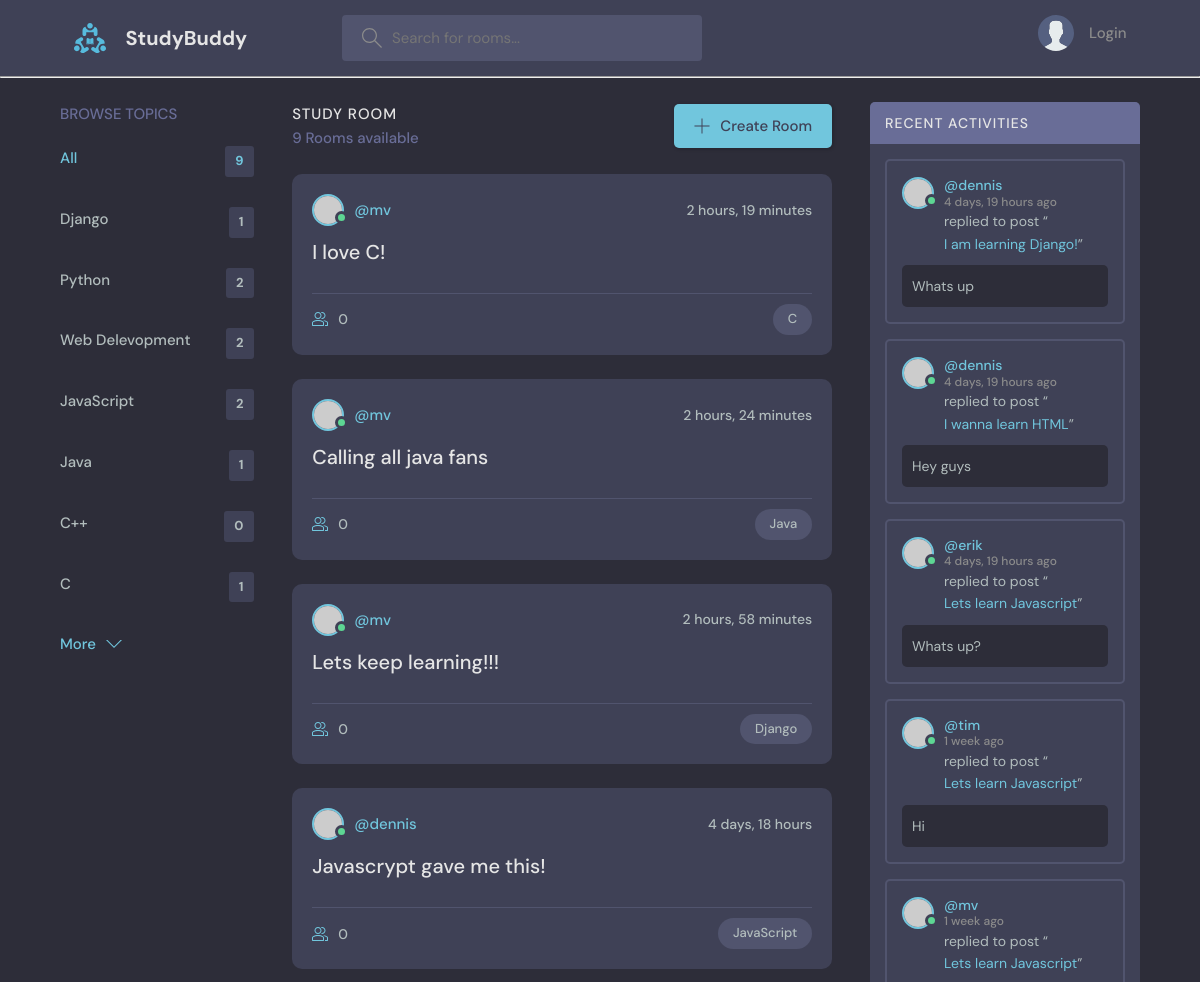
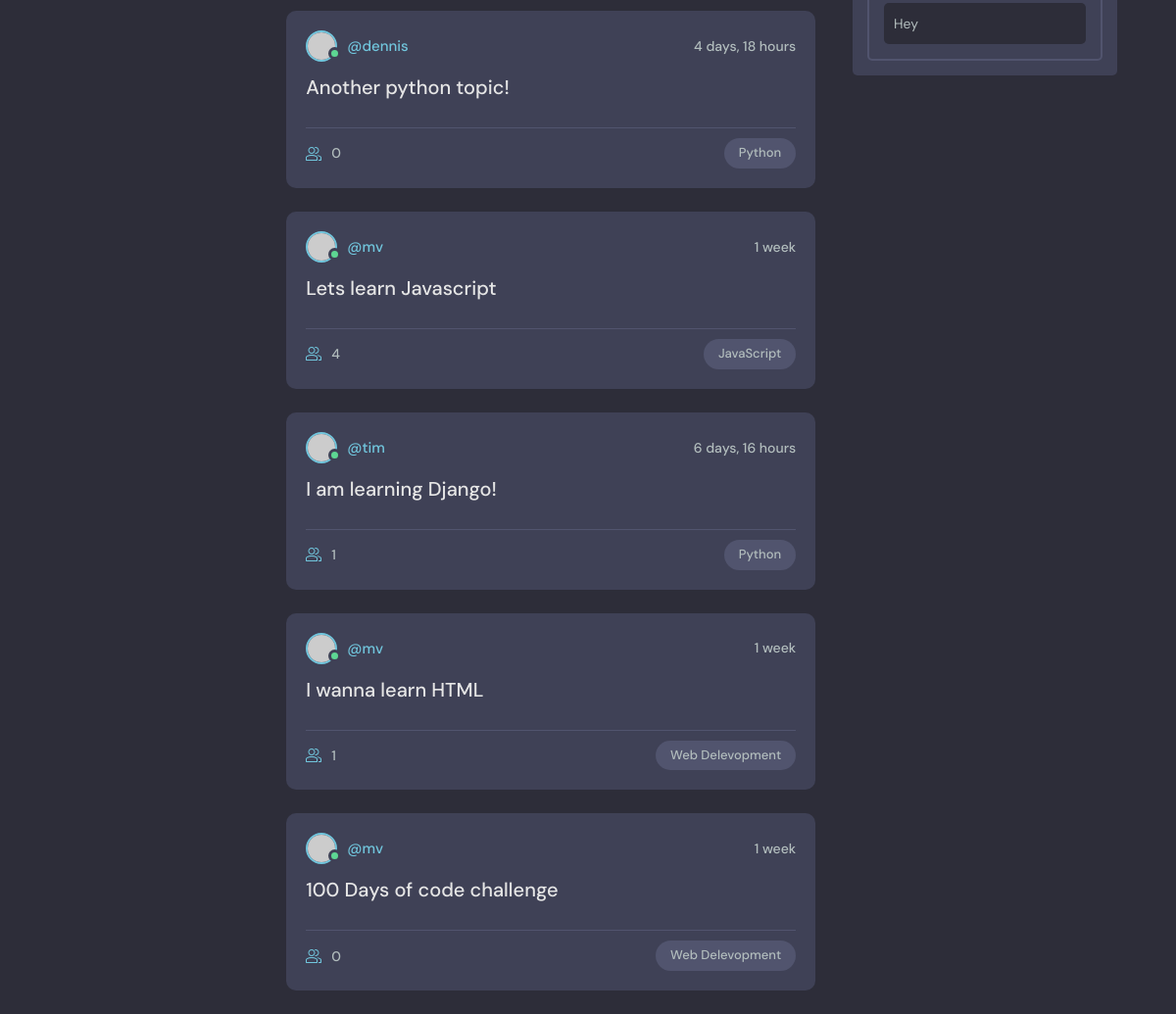
Before: / with the older database file (2 pictures, top to bottom).
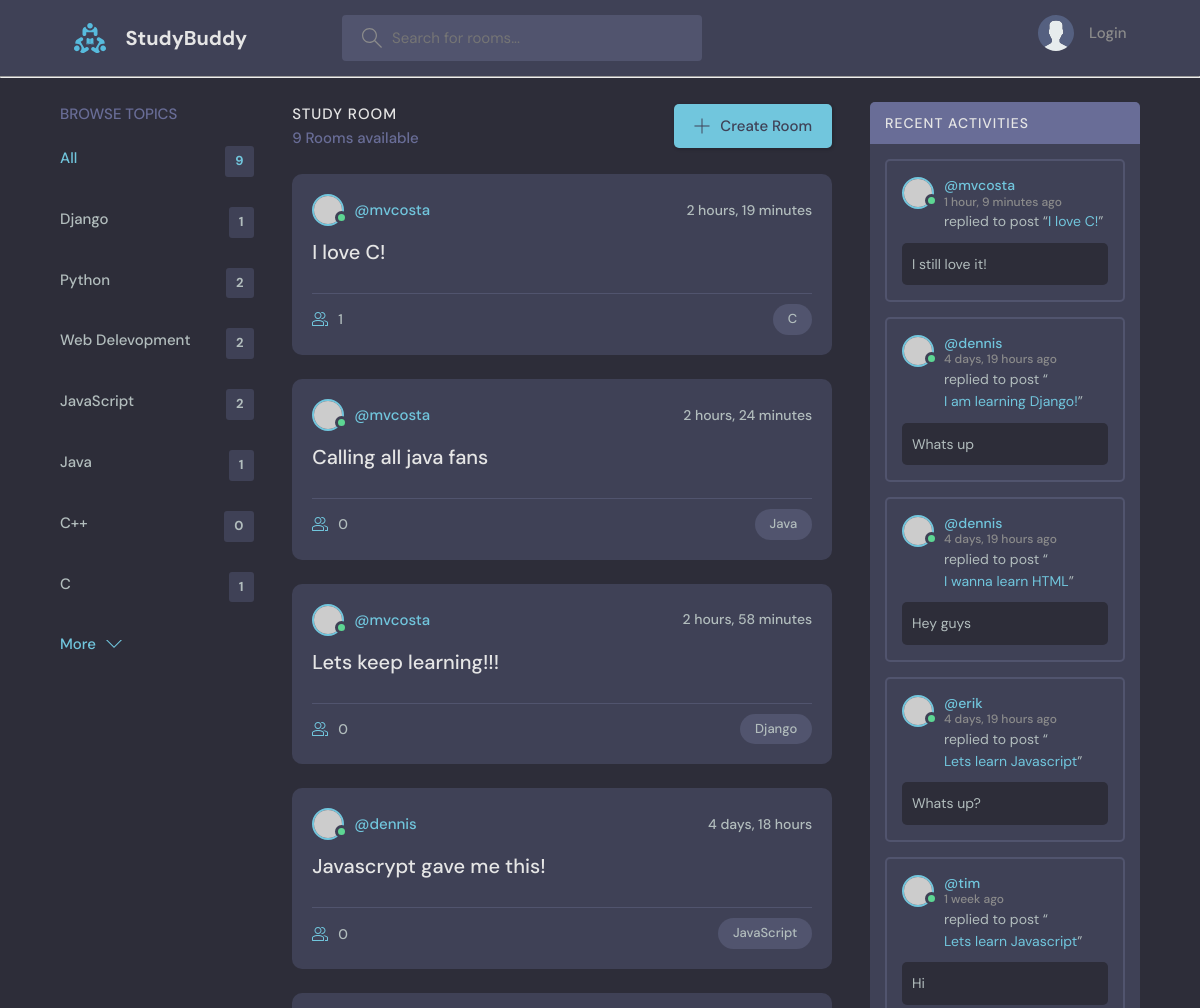
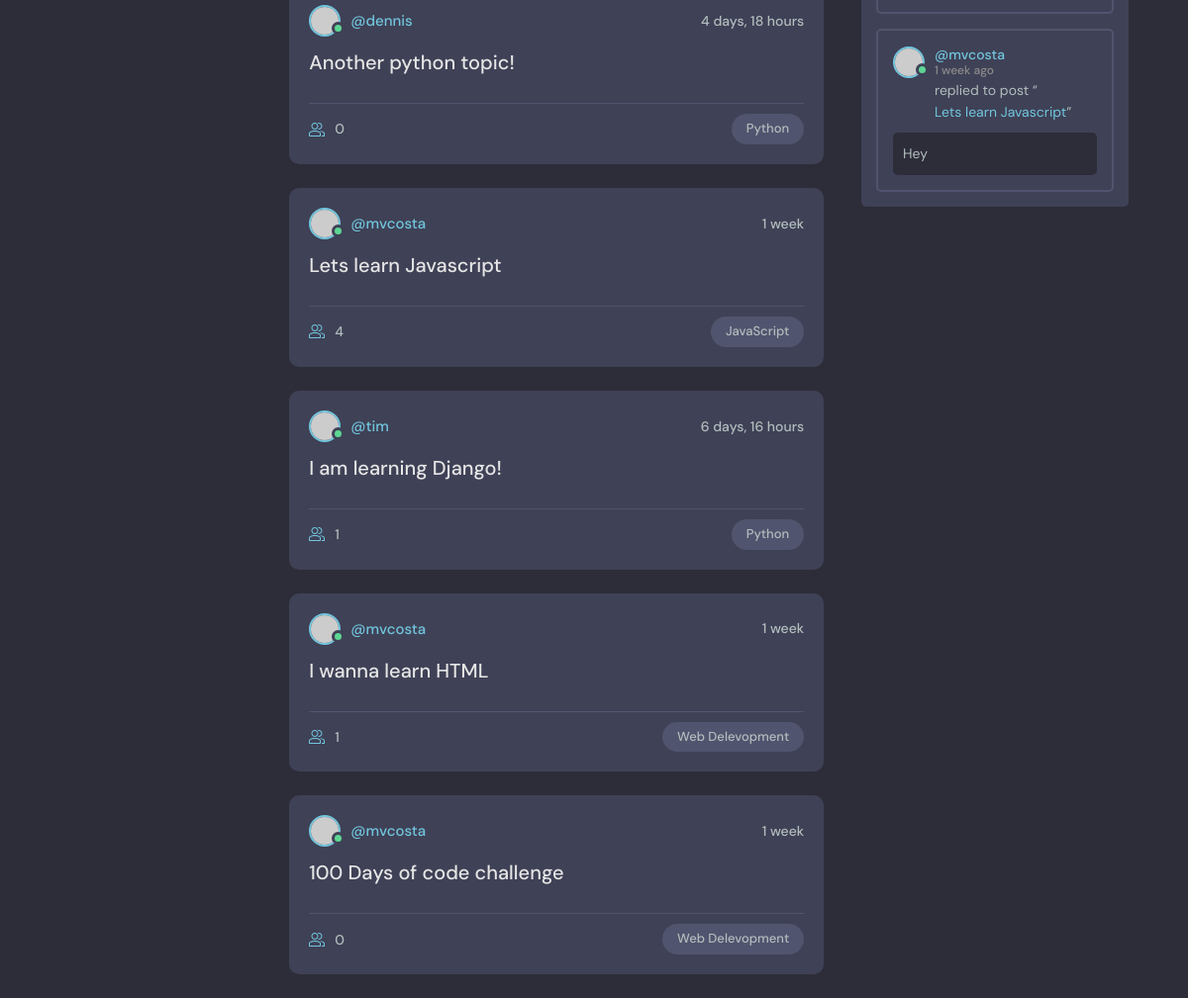
After: the same page with the newer database file (2 pictures, top to bottom).
### base/models.py (models this page shows, shortened)
class Topic(models.Model):
    name = models.CharField(max_length=200)

class Room(models.Model):
    host = models.ForeignKey(User, on_delete=models.SET_NULL, null=True)
    topic = models.ForeignKey(Topic, on_delete=models.SET_NULL, null=True)
    name = models.CharField(max_length=200)
    description = models.TextField(null=True, blank=True)
    participants = models.ManyToManyField(User, related_name='participants', blank=True)
    updated = models.DateTimeField(auto_now=True)
    created = models.DateTimeField(auto_now_add=True)
    class Meta:
        ordering = ['-updated', '-created']
    def __str__(self):
        return self.name

class Message(models.Model):
    user = models.ForeignKey(User, on_delete=models.CASCADE)
    room = models.ForeignKey(Room, on_delete=models.CASCADE)
    body = models.TextField()
    updated = models.DateTimeField(auto_now=True)
    created = models.DateTimeField(auto_now_add=True)
    class Meta:
        ordering = ['-updated', '-created']

### base/views.py (the view)
# urls.py: path('', views.home, name="home"),
def home(request):
    q = request.GET.get('q') if request.GET.get('q') != None else ''
    rooms = Room.objects.filter(Q(topic__name__icontains=q) | Q(name__icontains=q) | Q(description__icontains=q))
    room_count = rooms.count()
    topics = Topic.objects.all()
    room_messages = Message.objects.filter(Q(room__topic__name__icontains=q))
    context = {'rooms': rooms, 'topics': topics, 'room_count': room_count, 'room_messages': room_messages}
    return render(request, 'base/home.html', context)

### base/templates/base/home.html (shortened to what this page needs)
{% extends 'main.html' %}
{% block content %}
<main class="layout layout--3">
  <div class="container">
    {% include 'base/topics_component.html' %}
    <div class="roomList">
      <div class="roomList__header">
        <div>
          <h2>Study Room</h2>
          <p>{{room_count}} Rooms available</p>
        </div>
        <a class="btn btn--main" href="{% url 'create-room' %}">
          <svg version="1.1" xmlns="http://www.w3.org/2000/svg" width="32" height="32" viewBox="0 0 32 32">
            <title>add</title>
            <path
              d="M16.943 0.943h-1.885v14.115h-14.115v1.885h14.115v14.115h1.885v-14.115h14.115v-1.885h-14.115v-14.115z"
            ></path>
          </svg>
          Create Room
        </a>
      </div>
      {% include 'base/feed_component.html' %}
    </div>
    {% include 'base/activity_component.html' %}
  </div>
</main>
{% endblock content %}

### base/templates/base/topics_component.html
<div class="topics">
    <div class="topics__header">
      <h2>Browse Topics</h2>
    </div>
    <ul class="topics__list">
      <li>
        <a href="{% url 'home' %}" class="active">All <span>{{room_count}}</span></a>
      </li>
      {% for topic in topics %}
      <li>
        <a href="{% url 'home' %}?q={{topic.name}}">{{topic.name}}<span>{{topic.room_set.all.count}}</span></a>
      </li>
      {% endfor %}
    <a class="btn btn--link" href="topics.html">
      More
      <svg version="1.1" xmlns="http://www.w3.org/2000/svg" width="32" height="32" viewBox="0 0 32 32">
        <title>chevron-down</title>
        <path d="M16 21l-13-13h-3l16 16 16-16h-3l-13 13z"></path>
      </svg>
    </a>
  </div>

### base/templates/base/feed_component.html (shortened to what this page needs)
{% for room in rooms %}
<div class="roomListRoom">
    <div class="roomListRoom__header">
      <a href="{% url 'user-profile' room.host.id %}" class="roomListRoom__author">
        <div class="avatar avatar--small active">
          <img src="https://randomuser.me/api/portraits/men/11.jpg" />
        </div>
        <span>@{{room.host.username}}</span>
      </a>
      <div class="roomListRoom__actions">
        <span>{{room.created|timesince}}</span>
      </div>
    </div>
    <div class="roomListRoom__content">
      <a href="{% url 'room' room.id %}">{{room.name}}</a>
    </div>
    <div class="roomListRoom__meta">
        <a href="{% url 'room' room.id %}" class="roomListRoom__joined">
        {{room.participants.all.count}}
      </a>
      <p class="roomListRoom__topic">{{room.topic.name}}</p>
    </div>
</div>
{% endfor %}

### base/templates/base/activity_component.html (shortened to what this page needs)
<div class="activities">
    <div class="activities__header">
      <h2>Recent Activities</h2>
    </div>
    {% for message in room_messages %}
    <div class="activities__box">
      <div class="activities__boxHeader roomListRoom__header">
        <a href="{% url 'user-profile' message.user.id %}" class="roomListRoom__author">
          <div class="avatar avatar--small active">
            <img src="https://randomuser.me/api/portraits/men/13.jpg" />
          </div>
          <p>
            @{{message.user}}
            <span>{{message.created|timesince}} ago</span>
          </p>
        </a>
      </div>
      <div class="activities__boxContent">
        <p>replied to post “<a href="{% url 'room' message.room.id %}">{{message.room}}</a>”</p>
        <div class="activities__boxRoomContent">
            {{message.body}}
        </div>
      </div>
    </div>
    {% endfor %}
</div>

Changed rows visible on the page:
changed through a linked row, Room "I love C!": host.username "mv" → "mvcosta"; participants.all.count "0" → "1"
changed through a linked row, Room "Calling all java fans": host.username "mv" → "mvcosta"
changed through a linked row, Room "Lets keep learning!!!": host.username "mv" → "mvcosta"
changed through a linked row, Room "Lets learn Javascript": host.username "mv" → "mvcosta"
changed through a linked row, Room "I wanna learn HTML": host.username "mv" → "mvcosta"
changed through a linked row, Room "100 Days of code challenge": host.username "mv" → "mvcosta"
added Message: user "mvcosta", created "1 hour, 9 minutes", room "I love C!", body "I still love it!"
changed through a linked row, Message "Hey": user "mv" → "mvcosta"
